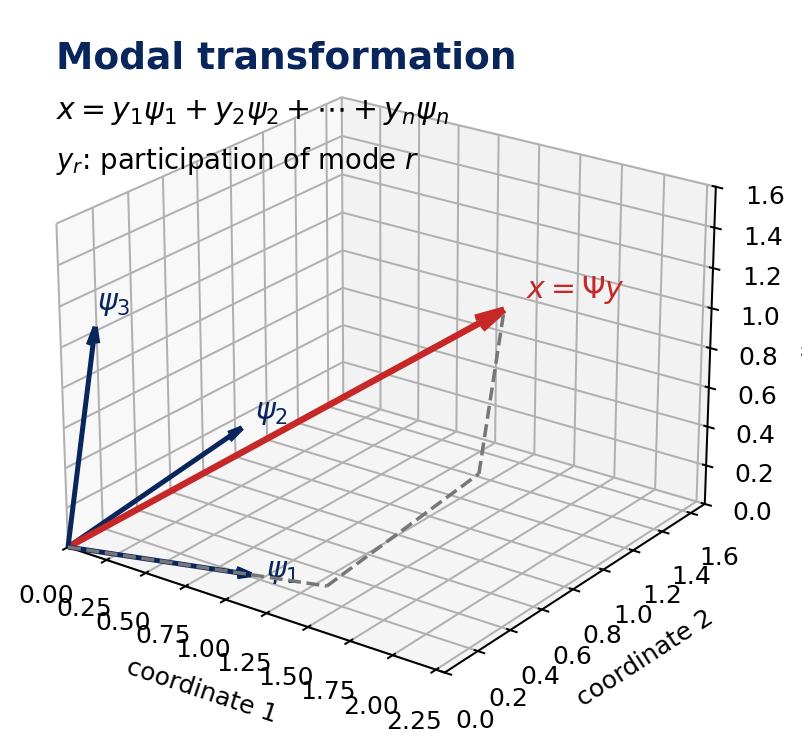

Reproduce this figure in Python.
#!/usr/bin/env python3
"""Figure: modal transformation as an expansion in mode-shape basis vectors."""

from __future__ import annotations

import numpy as np

from plot_helpers import NAVY, OUT, RED, configure_matplotlib_cache


configure_matplotlib_cache()
import matplotlib.pyplot as plt
from mpl_toolkits.mplot3d.art3d import Line3DCollection


fig = plt.figure(figsize=(7.2, 5.2))
ax = fig.add_subplot(111, projection="3d")

origin = np.zeros(3)
basis = np.array(
    [
        [1.0, 0.15, 0.05],
        [0.1, 0.95, 0.2],
        [0.05, 0.15, 1.05],
    ]
)
y = np.array([1.4, 0.9, 0.75])
x = y @ basis

for idx, vec in enumerate(basis, start=1):
    ax.quiver(*origin, *vec, color=NAVY, linewidth=2.0, arrow_length_ratio=0.08)
    ax.text(*(vec * 1.08), rf"$\psi_{idx}$", color=NAVY, fontsize=12)

ax.quiver(*origin, *x, color=RED, linewidth=2.6, arrow_length_ratio=0.06)
ax.text(*(x * 1.05), r"$x=\Psi y$", color=RED, fontsize=12)

segments = []
point = origin.copy()
for coeff, vec in zip(y, basis):
    new = point + coeff * vec
    segments.append([point, new])
    point = new
ax.add_collection3d(Line3DCollection(segments, colors="#777777", linewidths=1.4, linestyles="dashed"))

ax.text2D(0.05, 0.93, "Modal transformation", transform=ax.transAxes, color=NAVY, fontsize=15, fontweight="bold")
ax.text2D(0.05, 0.86, r"$x=y_1\psi_1+y_2\psi_2+\cdots+y_n\psi_n$", transform=ax.transAxes, fontsize=12)
ax.text2D(0.05, 0.79, r"$y_r$: participation of mode $r$", transform=ax.transAxes, fontsize=11)

ax.set_xlim(0, 2.3)
ax.set_ylim(0, 1.7)
ax.set_zlim(0, 1.6)
ax.set_xlabel("coordinate 1")
ax.set_ylabel("coordinate 2")
ax.set_zlabel("coordinate 3")
ax.view_init(elev=23, azim=-54)
ax.grid(True, alpha=0.25)

fig.savefig(OUT / "lecture7_modal_transformation.png", dpi=180, bbox_inches="tight")
plt.close(fig)
